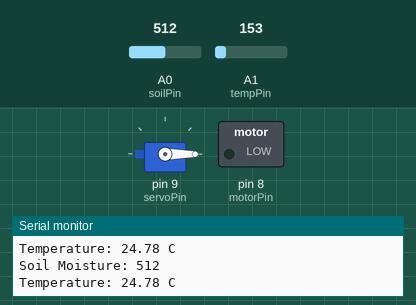
This sketch was run on a simulated Arduino Uno, built with avr-gcc and run on an emulated ATmega328P. Shown: servo, switched loads named in the sketch (green lamp = pin HIGH), the last lines printed to the serial monitor. Inputs (shaded band) come from the test bench; at power-on: A0 (soilPin) = 512, A1 (tempPin) = 153.

Above: at 1.8 s.
1.9 s: A0 (soilPin) set to 487
At 2.8 s:
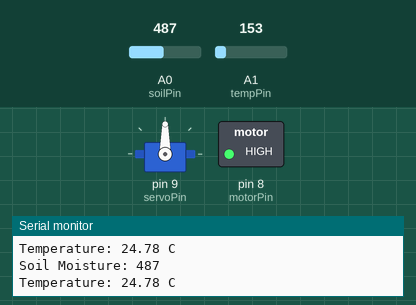
3.5 s: A0 (soilPin) set to 510
At 4.4 s:
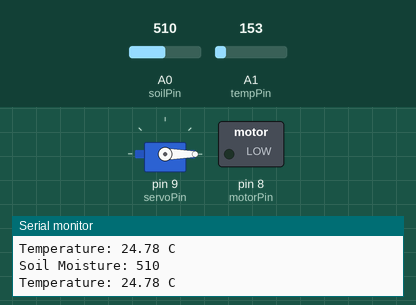
5.5 s: A0 (soilPin) set to 490
At 7.2 s:
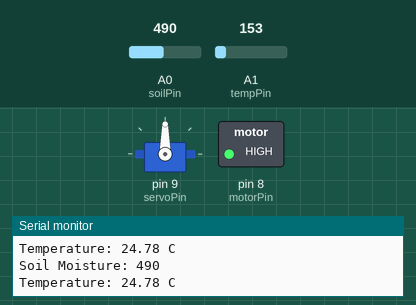
Timing chart, 0 to 8.7 s (numbered marks = the images above; inputs shaded):
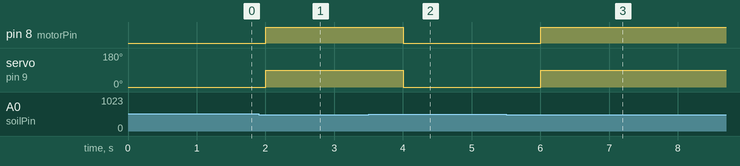

The sketch:

sketch.ino
```cpp
#include <Servo.h>

const int soilPin = A0;
const int tempPin = A1;

const int motorPin = 8;
const int servoPin = 9;

Servo valve;

void setup() {
  Serial.begin(9600);

  pinMode(motorPin, OUTPUT);

  valve.attach(servoPin);
  valve.write(0);

  digitalWrite(motorPin, LOW);
}

void loop() {

  // Read soil moisture
  int soilValue = analogRead(soilPin);

  // Read TMP36 temperature
  int tempReading = analogRead(tempPin);

  // Convert analog reading to voltage
  float voltage = tempReading * (5.0 / 1023.0);

  // Convert voltage to temperature in Celsius
  float temperature = (voltage - 0.5) * 100.0;

  Serial.print("Soil Moisture: ");
  Serial.println(soilValue);

  Serial.print("Temperature: ");
  Serial.print(temperature);
  Serial.println(" C");

  // If soil is dry
  if (soilValue < 500) {

    // Turn ON water pump
    digitalWrite(motorPin, HIGH);

    // Open valve
    valve.write(90);

  } else {

    // Turn OFF water pump
    digitalWrite(motorPin, LOW);

    // Close valve
    valve.write(0);
  }

  delay(1000);
}
```

Measured:
- the behaviour switches between 500 and 499 on A0 (soilPin) (found by bisection; images 0 and 1)
- after the input at 1.9 s, pin 8 (motorPin): LOW → HIGH after 0.10 s; servo on pin 9 (servoPin): 0° → 90° after 0.10 s
- after the input at 3.5 s, pin 8 (motorPin): HIGH → LOW after 0.51 s; servo on pin 9 (servoPin): 90° → 0° after 0.51 s
- after the input at 5.5 s, pin 8 (motorPin): LOW → HIGH after 0.51 s; servo on pin 9 (servoPin): 0° → 90° after 0.51 s
